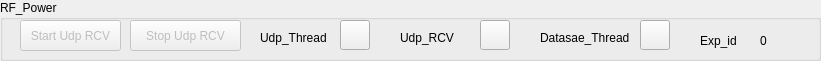
    <widget class="QGroupBox" name="groupBox_14">
     <property name="geometry">
      <rect>
       <x>0</x>
       <y>300</y>
       <width>821</width>
       <height>61</height>
      </rect>
     </property>
     <property name="title">
      <string>RF_Power</string>
     </property>
     <widget class="QPushButton" name="pushButton_104">
      <property name="enabled">
       <bool>false</bool>
      </property>
      <property name="geometry">
       <rect>
        <x>20</x>
        <y>20</y>
        <width>101</width>
        <height>31</height>
       </rect>
      </property>
      <property name="text">
       <string>Start Udp RCV</string>
      </property>
     </widget>
     <widget class="QPushButton" name="pushButton_105">
      <property name="enabled">
       <bool>false</bool>
      </property>
      <property name="geometry">
       <rect>
        <x>130</x>
        <y>20</y>
        <width>111</width>
        <height>31</height>
       </rect>
      </property>
      <property name="text">
       <string>Stop Udp RCV</string>
      </property>
     </widget>
     <widget class="QLabel" name="label_91">
      <property name="geometry">
       <rect>
        <x>540</x>
        <y>30</y>
        <width>121</width>
        <height>16</height>
       </rect>
      </property>
      <property name="text">
       <string>Datasae_Thread</string>
      </property>
     </widget>
     <widget class="QPushButton" name="pushButton_146">
      <property name="geometry">
       <rect>
        <x>480</x>
        <y>20</y>
        <width>30</width>
        <height>30</height>
       </rect>
      </property>
      <property name="styleSheet">
       <string notr="true"/>
      </property>
      <property name="text">
       <string/>
      </property>
     </widget>
     <widget class="QLabel" name="label_92">
      <property name="geometry">
       <rect>
        <x>700</x>
        <y>30</y>
        <width>41</width>
        <height>21</height>
       </rect>
      </property>
      <property name="text">
       <string>Exp_id</string>
      </property>
     </widget>
     <widget class="QPushButton" name="pushButton_147">
      <property name="geometry">
       <rect>
        <x>640</x>
        <y>20</y>
        <width>30</width>
        <height>30</height>
       </rect>
      </property>
      <property name="styleSheet">
       <string notr="true"/>
      </property>
      <property name="text">
       <string/>
      </property>
     </widget>
     <widget class="QLabel" name="label_147">
      <property name="geometry">
       <rect>
        <x>400</x>
        <y>30</y>
        <width>91</width>
        <height>16</height>
       </rect>
      </property>
      <property name="text">
       <string>Udp_RCV</string>
      </property>
     </widget>
     <widget class="QLabel" name="label_93">
      <property name="geometry">
       <rect>
        <x>260</x>
        <y>30</y>
        <width>91</width>
        <height>16</height>
       </rect>
      </property>
      <property name="text">
       <string>Udp_Thread</string>
      </property>
     </widget>
     <widget class="QLabel" name="label_148">
      <property name="geometry">
       <rect>
        <x>760</x>
        <y>30</y>
        <width>21</width>
        <height>21</height>
       </rect>
      </property>
      <property name="text">
       <string>0</string>
      </property>
     </widget>
     <widget class="QPushButton" name="pushButton_148">
      <property name="geometry">
       <rect>
        <x>340</x>
        <y>20</y>
        <width>30</width>
        <height>30</height>
       </rect>
      </property>
      <property name="styleSheet">
       <string notr="true"/>
      </property>
      <property name="text">
       <string/>
      </property>
     </widget>
    </widget>
